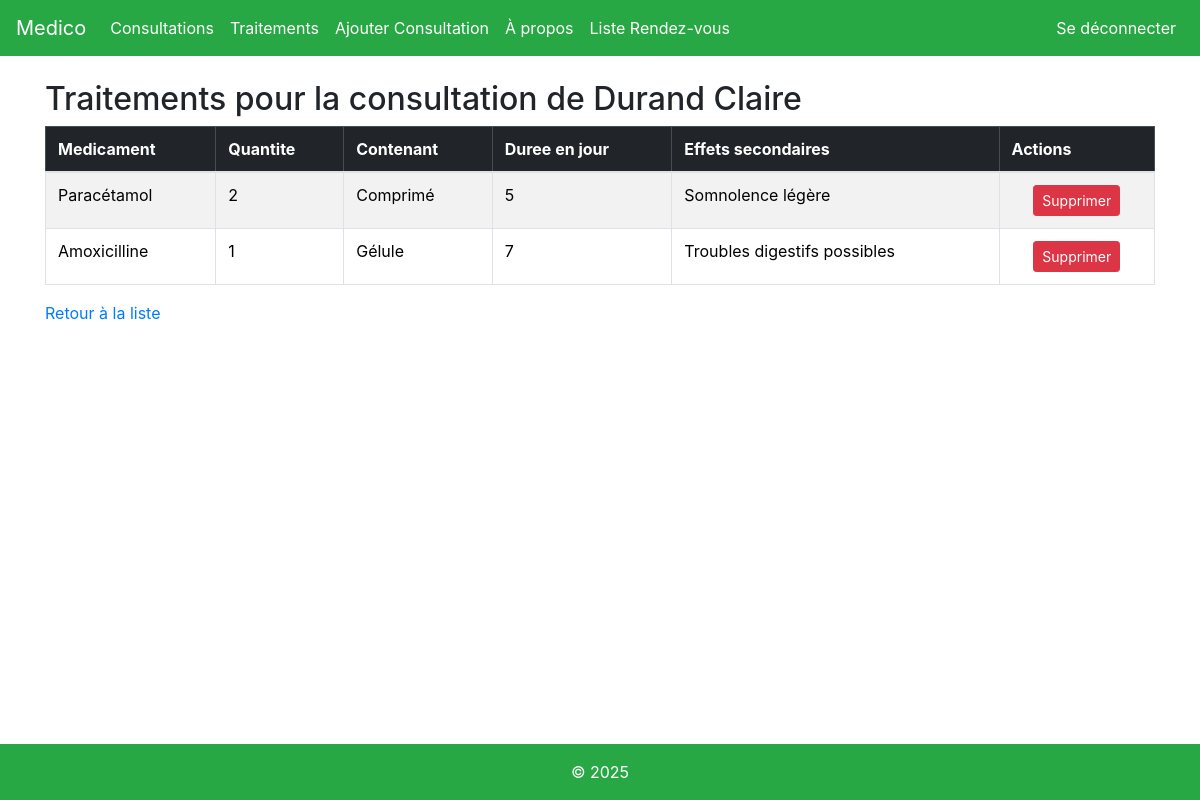
The page /consultation/3/traitements/ (signed in) on the database its author committed.
### medico/models.py (models this page shows, shortened)
class Consultation(models.Model):
    GENRE_CHOIX = [('F', "Femme"), ('H', "Homme")]
    patient_nom = models.CharField(max_length=40, null=False)
    patient_prenom = models.CharField(max_length=30, null=False)
    patient_genre = models.CharField(max_length=1, null=False, choices=GENRE_CHOIX)
    patient_age = models.IntegerField(null=False)
    description = models.TextField(null=False)
    date_consultation = models.DateField(null=False)

class Traitement(models.Model):
    medicament=models.CharField(max_length=40, null=False)
    quantite=models.IntegerField(null=False)
    contenant=models.CharField(max_length=20, null=False)
    duree=models.IntegerField(null=False)  # durée en jours
    effects_secondaires=models.TextField(null=False, blank=True)
    consultation=models.ForeignKey(Consultation, on_delete=models.CASCADE, null=False)

### medico/views.py (the view)
# urls.py: path('consultation/<int:consultationID>/traitements/', views.suppression_traitement, name='suppression_traitement'), # URL page suppression traitements d'une consultation
def suppression_traitement(request, consultationID): # Vue pour la page de suppression des traitements d'une consultation
    permission = checkpermissions(request)
    if permission:
        return permission
    consultation = get_object_or_404(Consultation, pk=consultationID)
    traitements = consultation.traitement_set.all()
    return render(request, "medico/suppression_traitement.html",{"consultation": consultation,
                                                                          "traitements": traitements})

### medico/views.py (called while the page is built)
def checkpermissions(request):
    if not (request.session.get('is_doctor') or request.session.get('is_admin')):
        return redirect('about')

### medico/templates/medico/suppression_traitement.html (shortened to what this page needs)
{% extends 'medico/main.html'%}
{% load django_bootstrap5 %}
{% block content %}
<!DOCTYPE html>
<html lang="fr">
<head>
</head>
<body>
    <h2>Traitements pour la consultation de {{ consultation.patient_nom }} {{ consultation.patient_prenom }}</h2>
    {% if traitements %}
    <table class="table table-striped table-bordered">
        <thead class="table-dark">
            <tr>
            <th>Medicament</th>
            <th>Quantite</th>
            <th>Contenant</th>
            <th>Duree en jour</th>
            <th>Effets secondaires</th>
                <th>Actions</th>
            </tr>
        </thead>
        <tbody>
            {% for traitement in traitements %}
            <tr>
                <td>{{ traitement.medicament }}</td>
                <td>{{ traitement.quantite }}</td>
                <td>{{ traitement.contenant }}</td>
                <td>{{ traitement.duree }}</td>
                <td>{{ traitement.effects_secondaires}}</td>
                <td class="text-center align-middle">
                    <div class="btn-group btn-group-sm" role="group">
                        <a class="btn btn-danger btn-sm" href="{% url 'delete_traitement' traitement.id %}">Supprimer</a>
                    </div>
                </td>
            </tr>
            {% endfor %}
        </tbody>
    </table>
    {% else %}
    <p>Aucun traitement pour cette consultation.</p>
    {% endif %}
    <div class="mt-3">
        <a href="{% url 'listeconsultations'   %}"> Retour à la liste</a>
    </div>
</body>
</html>
{% endblock %}

### rows shown on the page
Consultation: patient_nom "Durand", patient_prenom "Claire"
Traitement: medicament "Paracétamol", quantite "2", contenant "Comprimé", duree "5", effects_secondaires "Somnolence légère"
Traitement: medicament "Amoxicilline", quantite "1", contenant "Gélule", duree "7", effects_secondaires "Troubles digestifs possibles"
